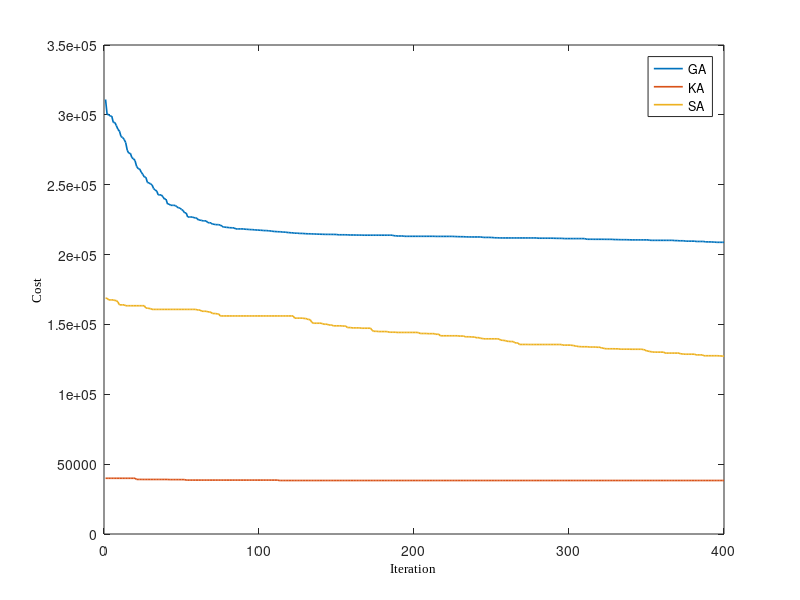

Source code (MATLAB):
clc;
close all;
clear all;
load('Data/SA04');
load('Data/GA04');
% load('Data/PSO04');
% load('Data/AIA04');
% load('Data/HS04');
load('Data/KA04');
% load('Data/GaSa04');
% load('Data/KaSa04');
%% Drew Table
LineWidth=1.2;
MarkerSize=7;
% plot(Ans_AIA,'-b','LineWidth',LineWidth,'MarkerSize',MarkerSize);
plot(Ans_GA,'-','LineWidth',LineWidth,'MarkerSize',MarkerSize);
hold on;
% plot(Ans_GaSa,'-','LineWidth',LineWidth,'MarkerSize',MarkerSize);
% plot(Ans_HS,'-','LineWidth',LineWidth,'MarkerSize',MarkerSize);
plot(Ans_KA,'-','LineWidth',LineWidth,'MarkerSize',MarkerSize);
% plot(Ans_KaSa,'-','LineWidth',LineWidth,'MarkerSize',MarkerSize);
% plot(Ans_PSO,'-','LineWidth',LineWidth,'MarkerSize',MarkerSize);
plot(Ans_SA,'-','LineWidth',LineWidth,'MarkerSize',MarkerSize);
xlabel('Iteration','FontSize',9,'FontWeight','normal','FontName','Times New Roman','Color','k');
ylabel('Cost','FontSize',9,'FontWeight','normal','FontName','Times New Roman','Color','k');
legend('GA','KA','SA')

